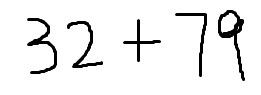
#> input picture dataset/formula.png, 261 x 95 px, found by its file name
$ python '图像分割.py'
#> lines starting #> are read from the running program, lines starting #| are printed output that depends on the picture
# ！usr/bin/python
# -*- coding:utf-8 -*-#
# @date:2019/10/22 15:37
# @name:图像分割
# @author:TDYe
import cv2
import numpy as np

path = "D:\\MyProjects\\RHMF\\dataset\\formula.png"
root = "D:\\MyProjects\\RHMF\\dataset\\"
size = 28		# 归一化处理的图像大小
img = cv2.imread(path)
#> img is the input picture: shape (95, 261, 3); min 0, max 255, mean 237.6
data = np.array(img)
len_y = data.shape[0]		# 高度95
#> len_y = 95
len_x = data.shape[1]		# 宽度261
#> len_x = 261
print("高度：" + str(len_y))
#| 高度：95
print("宽度：" + str(len_x))
#| 宽度：261
min_height = 10		# 设置最小的文字像素高度，防止切分噪音字符

start_j = -1
end_j = -1
rowPairs = []		# 存放每行的起止点坐标
# 行分割
for j in range(len_y):
	"""
	[255, 255, 255]	黑色像素点
	[0, 0, 0]		白色像素点
	a = [[255, 255, 255], [255, 255, 255], [255, 255, 255]		#空白行
	a.all() === True
	a = [[0, 0, 0], [0, 0, 0], [255, 255, 255], [0, 0, 0]]		#非空白行
	a.all() == False
	"""
	if not data[j].all() and start_j < 0:		# 非空白行，起行
		start_j = j
	elif not data[j].all():		# 非空白行，终行，动态更新
		end_j = j
	elif data[j].all() and start_j >= 0:		# 找到完整一行
		if end_j - start_j >= min_height:		# 设置最小的文字像素高度，防止切分噪音字符
			rowPairs.append((start_j, end_j))
		start_j, end_j = -1, -1
#> after the loop, rowPairs = [(10, 80)]; start_j = -1

print(rowPairs)
#| [(10, 80)]

# 列分割
start_i = -1
end_i = -1
min_width = 5		# 最小文字像素长度
number = 0 		# 分割后保存编号
for start_j, end_j in rowPairs:
	for i in range(len_x):
		if not data[start_j: end_j, i].all() and start_i < 0:
			start_i = i
		elif not data[start_j: end_j, i].all():
			end_i = i
		elif data[start_j: end_j, i].all() and start_i >= 0:
			if end_i - start_i >= min_width:
				tmp = data[start_j: end_j, start_i: end_i]
				im2save = cv2.resize(tmp, (size, size))		# 归一化处理
				cv2.imwrite(root + '%d.png' % number, im2save)
				print(root + '%d.png' % number)
				number += 1
				start_i, end_i = -1, -1
#> this loop made 1 pass
#| D:\MyProjects\RHMF\dataset\0.png
#| D:\MyProjects\RHMF\dataset\1.png
#| D:\MyProjects\RHMF\dataset\2.png
#| D:\MyProjects\RHMF\dataset\3.png
#| D:\MyProjects\RHMF\dataset\4.png
#> pass 1, `cv2.imwrite(root + '%d.png' % number, im2save)`:
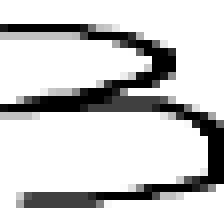
#> saved as 0.png: shape (28, 28, 3) (shown 8 times larger); min 0, max 255, mean 206.2
#> pass 1, `cv2.imwrite(root + '%d.png' % number, im2save)`:
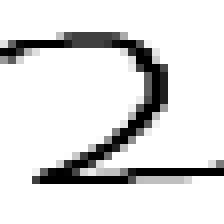
#> saved as 1.png: shape (28, 28, 3) (shown 8 times larger); min 0, max 255, mean 221.9
#> pass 1, `cv2.imwrite(root + '%d.png' % number, im2save)`:
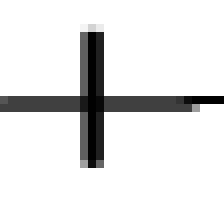
#> saved as 2.png: shape (28, 28, 3) (shown 8 times larger); min 0, max 255, mean 229.3
#> pass 1, `cv2.imwrite(root + '%d.png' % number, im2save)`:
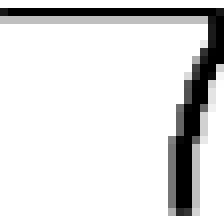
#> saved as 3.png: shape (28, 28, 3) (shown 8 times larger); min 0, max 255, mean 222
#> after the loop:
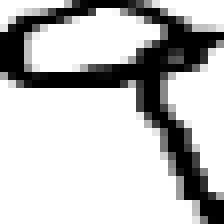
#> im2save: shape (28, 28, 3) (shown 8 times larger); min 0, max 255, mean 190.9
#> after the loop:
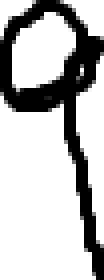
#> tmp: shape (70, 26, 3) (shown 4 times larger); min 0, max 255, mean 189.6
#> after the loop, number = 5; start_i = -1
